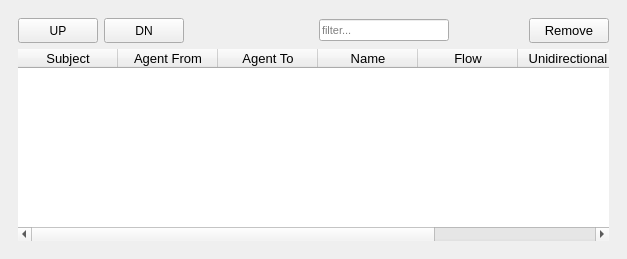
  <widget class="QDockWidget" name="dockWidget_5">
   <property name="sizePolicy">
    <sizepolicy hsizetype="Expanding" vsizetype="Expanding">
     <horstretch>0</horstretch>
     <verstretch>0</verstretch>
    </sizepolicy>
   </property>
   <property name="minimumSize">
    <size>
     <width>627</width>
     <height>139</height>
    </size>
   </property>
   <property name="maximumSize">
    <size>
     <width>1200</width>
     <height>800</height>
    </size>
   </property>
   <property name="floating">
    <bool>false</bool>
   </property>
   <property name="features">
    <set>QDockWidget::DockWidgetFloatable|QDockWidget::DockWidgetMovable</set>
   </property>
   <property name="windowTitle">
    <string>TRANSACTION LIST</string>
   </property>
   <attribute name="dockWidgetArea">
    <number>1</number>
   </attribute>
   <widget class="QWidget" name="dockWidgetContents_5">
    <layout class="QVBoxLayout" name="verticalLayout">
     <item>
      <widget class="QWidget" name="widget_3" native="true">
       <layout class="QGridLayout" name="gridLayout_6">
        <item row="0" column="1">
         <widget class="QPushButton" name="moveDnBtn">
          <property name="enabled">
           <bool>true</bool>
          </property>
          <property name="minimumSize">
           <size>
            <width>80</width>
            <height>25</height>
           </size>
          </property>
          <property name="toolTip">
           <string>move down</string>
          </property>
          <property name="styleSheet">
           <string notr="true">QPushButton:disabled{
background-color: rgb(245, 245, 245);
color:rgb(136, 136, 136);
}</string>
          </property>
          <property name="text">
           <string>DN</string>
          </property>
         </widget>
        </item>
        <item row="0" column="5">
         <spacer name="horizontalSpacer_8">
          <property name="orientation">
           <enum>Qt::Horizontal</enum>
          </property>
          <property name="sizeHint" stdset="0">
           <size>
            <width>30</width>
            <height>20</height>
           </size>
          </property>
         </spacer>
        </item>
        <item row="0" column="0">
         <widget class="QPushButton" name="moveUpBtn">
          <property name="enabled">
           <bool>true</bool>
          </property>
          <property name="minimumSize">
           <size>
            <width>80</width>
            <height>25</height>
           </size>
          </property>
          <property name="toolTip">
           <string>move up</string>
          </property>
          <property name="styleSheet">
           <string notr="true">QPushButton:disabled{
background-color: rgb(245, 245, 245);
color:rgb(136, 136, 136);
}</string>
          </property>
          <property name="text">
           <string>UP</string>
          </property>
         </widget>
        </item>
        <item row="0" column="2" colspan="2">
         <spacer name="horizontalSpacer_7">
          <property name="orientation">
           <enum>Qt::Horizontal</enum>
          </property>
          <property name="sizeType">
           <enum>QSizePolicy::Fixed</enum>
          </property>
          <property name="sizeHint" stdset="0">
           <size>
            <width>123</width>
            <height>20</height>
           </size>
          </property>
         </spacer>
        </item>
        <item row="0" column="9" colspan="4">
         <widget class="QPushButton" name="removeButton">
          <property name="minimumSize">
           <size>
            <width>80</width>
            <height>25</height>
           </size>
          </property>
          <property name="toolTip">
           <string>&lt;html&gt;&lt;head/&gt;&lt;body&gt;&lt;p&gt;Remove the curently selected transaction&lt;/p&gt;&lt;/body&gt;&lt;/html&gt;</string>
          </property>
          <property name="styleSheet">
           <string notr="true">font-size: 10pt;</string>
          </property>
          <property name="text">
           <string>  Remove  </string>
          </property>
         </widget>
        </item>
        <item row="3" column="0" colspan="13">
         <widget class="QTableWidget" name="transactionView">
          <property name="enabled">
           <bool>true</bool>
          </property>
          <property name="minimumSize">
           <size>
            <width>60</width>
            <height>50</height>
           </size>
          </property>
          <property name="baseSize">
           <size>
            <width>70</width>
            <height>40</height>
           </size>
          </property>
          <property name="font">
           <font>
            <family>MS Sans Serif</family>
            <pointsize>10</pointsize>
            <weight>50</weight>
            <italic>false</italic>
            <bold>false</bold>
            <stylestrategy>PreferDefault</stylestrategy>
           </font>
          </property>
          <property name="autoFillBackground">
           <bool>true</bool>
          </property>
          <property name="styleSheet">
           <string notr="true"/>
          </property>
          <property name="frameShape">
           <enum>QFrame::NoFrame</enum>
          </property>
          <property name="frameShadow">
           <enum>QFrame::Plain</enum>
          </property>
          <property name="dragDropMode">
           <enum>QAbstractItemView::NoDragDrop</enum>
          </property>
          <property name="defaultDropAction">
           <enum>Qt::IgnoreAction</enum>
          </property>
          <property name="selectionMode">
           <enum>QAbstractItemView::SingleSelection</enum>
          </property>
          <property name="selectionBehavior">
           <enum>QAbstractItemView::SelectItems</enum>
          </property>
          <property name="showGrid">
           <bool>true</bool>
          </property>
          <property name="gridStyle">
           <enum>Qt::DotLine</enum>
          </property>
          <property name="sortingEnabled">
           <bool>false</bool>
          </property>
          <property name="columnCount">
           <number>7</number>
          </property>
          <attribute name="horizontalHeaderMinimumSectionSize">
           <number>100</number>
          </attribute>
          <attribute name="horizontalHeaderDefaultSectionSize">
           <number>100</number>
          </attribute>
          <attribute name="horizontalHeaderStretchLastSection">
           <bool>false</bool>
          </attribute>
          <attribute name="verticalHeaderVisible">
           <bool>false</bool>
          </attribute>
          <attribute name="verticalHeaderMinimumSectionSize">
           <number>25</number>
          </attribute>
          <attribute name="verticalHeaderDefaultSectionSize">
           <number>25</number>
          </attribute>
          <column>
           <property name="text">
            <string>Subject</string>
           </property>
           <property name="background">
            <color alpha="0">
             <red>255</red>
             <green>255</green>
             <blue>255</blue>
            </color>
           </property>
          </column>
          <column>
           <property name="text">
            <string>Agent From</string>
           </property>
          </column>
          <column>
           <property name="text">
            <string>Agent To</string>
           </property>
          </column>
          <column>
           <property name="text">
            <string>Name</string>
           </property>
          </column>
          <column>
           <property name="text">
            <string>Flow</string>
           </property>
          </column>
          <column>
           <property name="text">
            <string>Unidirectional</string>
           </property>
          </column>
          <column>
           <property name="text">
            <string>Quantity</string>
           </property>
          </column>
         </widget>
        </item>
        <item row="0" column="4">
         <widget class="QLineEdit" name="FilterlineEdit">
          <property name="minimumSize">
           <size>
            <width>130</width>
            <height>0</height>
           </size>
          </property>
          <property name="maximumSize">
           <size>
            <width>130</width>
            <height>16777215</height>
           </size>
          </property>
          <property name="font">
           <font>
            <pointsize>8</pointsize>
           </font>
          </property>
          <property name="styleSheet">
           <string notr="true">font-size:8pt;</string>
          </property>
          <property name="placeholderText">
           <string>filter...</string>
          </property>
         </widget>
        </item>
       </layout>
      </widget>
     </item>
    </layout>
   </widget>
  </widget>
